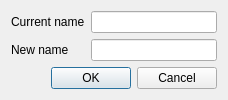
<?xml version="1.0" encoding="UTF-8"?>
<ui version="4.0">
 <class>RenameDialog</class>
 <widget class="QDialog" name="RenameDialog">
  <property name="geometry">
   <rect>
    <x>0</x>
    <y>0</y>
    <width>400</width>
    <height>97</height>
   </rect>
  </property>
  <property name="windowTitle">
   <string>Rename</string>
  </property>
  <layout class="QVBoxLayout" name="verticalLayout">
   <property name="sizeConstraint">
    <enum>QLayout::SetFixedSize</enum>
   </property>
   <item>
    <layout class="QFormLayout" name="formLayout">
     <item row="0" column="0">
      <widget class="QLabel" name="label">
       <property name="text">
        <string>Current name</string>
       </property>
      </widget>
     </item>
     <item row="0" column="1">
      <widget class="QLineEdit" name="lineEdit_curname">
       <property name="readOnly">
        <bool>true</bool>
       </property>
      </widget>
     </item>
     <item row="1" column="0">
      <widget class="QLabel" name="label_2">
       <property name="text">
        <string>New name</string>
       </property>
      </widget>
     </item>
     <item row="1" column="1">
      <widget class="QLineEdit" name="lineEdit_newname"/>
     </item>
    </layout>
   </item>
   <item>
    <layout class="QHBoxLayout" name="horizontalLayout">
     <item>
      <spacer name="horizontalSpacer">
       <property name="orientation">
        <enum>Qt::Horizontal</enum>
       </property>
       <property name="sizeHint" stdset="0">
        <size>
         <width>40</width>
         <height>20</height>
        </size>
       </property>
      </spacer>
     </item>
     <item>
      <widget class="QPushButton" name="pushButton_ok">
       <property name="text">
        <string>OK</string>
       </property>
       <property name="default">
        <bool>true</bool>
       </property>
      </widget>
     </item>
     <item>
      <widget class="QPushButton" name="pushButton_cancel">
       <property name="text">
        <string>Cancel</string>
       </property>
      </widget>
     </item>
    </layout>
   </item>
  </layout>
 </widget>
 <tabstops>
  <tabstop>lineEdit_curname</tabstop>
  <tabstop>lineEdit_newname</tabstop>
  <tabstop>pushButton_ok</tabstop>
  <tabstop>pushButton_cancel</tabstop>
 </tabstops>
 <resources/>
 <connections>
  <connection>
   <sender>pushButton_ok</sender>
   <signal>clicked()</signal>
   <receiver>RenameDialog</receiver>
   <slot>accept()</slot>
   <hints>
    <hint type="sourcelabel">
     <x>253</x>
     <y>76</y>
    </hint>
    <hint type="destinationlabel">
     <x>250</x>
     <y>92</y>
    </hint>
   </hints>
  </connection>
  <connection>
   <sender>pushButton_cancel</sender>
   <signal>clicked()</signal>
   <receiver>RenameDialog</receiver>
   <slot>reject()</slot>
   <hints>
    <hint type="sourcelabel">
     <x>345</x>
     <y>79</y>
    </hint>
    <hint type="destinationlabel">
     <x>343</x>
     <y>91</y>
    </hint>
   </hints>
  </connection>
 </connections>
</ui>
